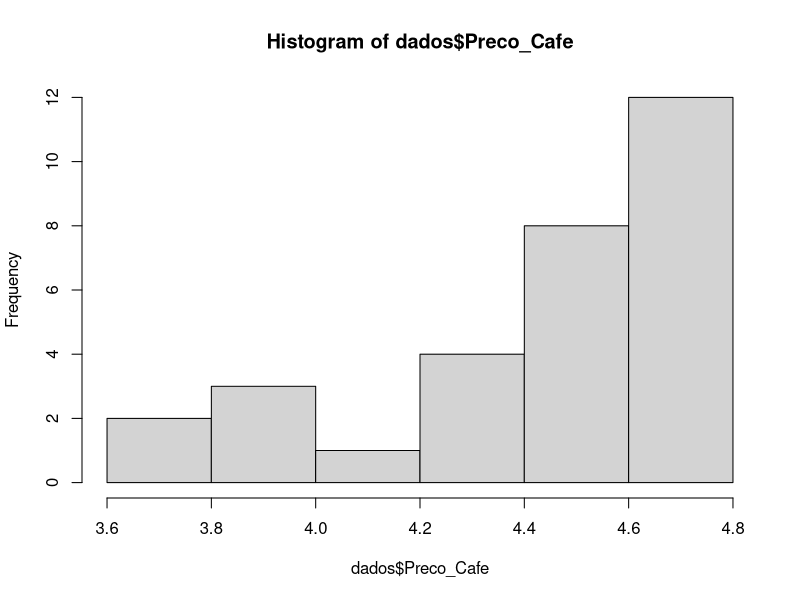
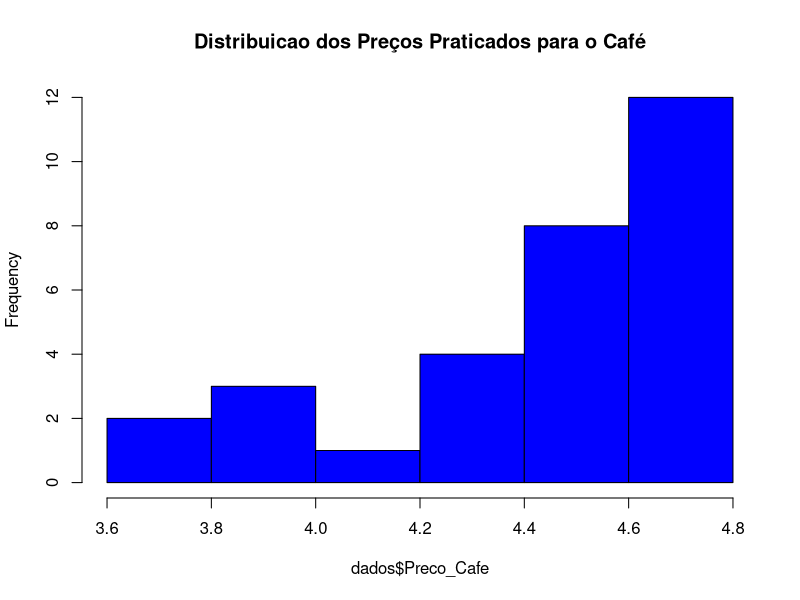

These charts were generated, in order, by the following R code: (Note: this script raises an error after producing the figures.)
####### Análise exploratória de dados #######
## AED - Capitulo 01 - Prof. Máiron Chaves ###

rm(list=ls(all=TRUE)) #Remove objetos da memória do R

#Cria o data frame contendo o historico de vendas do cafe
dados <- data.frame(Vendas_Cafe = c(18, 20, 23, 23, 23, 23, 24, 25, 26, 26, 26, 
                                    26, 27, 28, 28, 29, 29, 30, 30, 31, 31, 33, 
                                    34, 35, 38, 39, 41, 44, 44, 46),
                    Preco_Cafe = c(4.77, 4.67, 4.75, 4.74, 4.63, 4.56, 4.59, 4.75,
                                   4.75, 4.49,4.41, 4.32, 4.68, 4.66, 4.42, 4.71, 
                                   4.66, 4.46, 4.36, 4.47, 4.43,4.4, 4.61, 4.09, 
                                   3.73, 3.89, 4.35, 3.84, 3.81, 3.79),
                    Promocao = c("Nao", "Nao", "Nao", "Nao", "Nao", "Nao", "Nao", "Nao", "Sim",
                                 "Nao", "Sim", "Nao", "Nao", "Sim", "Sim", "Nao", "Sim", "Sim",
                                 "Sim", "Nao", "Nao", "Sim", "Sim", "Sim", "Nao", "Sim", "Sim",
                                 "Sim", "Sim", "Sim"),
                    Preco_Leite = c(4.74, 4.81, 4.36, 4.29, 4.17, 4.66, 4.73, 4.11, 4.21, 4.25,
                                    4.62, 4.53, 4.44, 4.19, 4.37, 4.29, 4.57, 4.21, 4.77, 4, 4.31,
                                    4.34, 4.05, 4.73, 4.07, 4.75, 4, 4.15, 4.34, 4.15))

#visualiza a media (mean) e outras estatisticas descritivas das variaveis

summary(dados)
#Selecionando estatistica de apenas uma variável
summary(dados$Preco_Cafe)
summary(dados$Preco_Leite)

#Visualiza desvio padrao (standard deviation) das variaveis
sd(dados$Vendas_Cafe)
sd(dados$Preco_Cafe)
sd(dados$Preco_Leite)

#Visualiza atraves de um histograma a distribuicao da variavel Preco_Cafe
hist(dados$Preco_Cafe)
# Customizando o histograma
hist(dados$Preco_Cafe,
     col = 'blue',
     main = 'Distribuicao dos Preços Praticados para o Café')
#Visualiza o histograma das tres variaveis numericas na mesma pagina
par(mfrow=c(2,2)) #Configura layout para posicionar os graficos em duas linhas e duas
colunas
hist(dados$Vendas_Cafe,
     col = 'blue',
     main = 'Distribuicao das Vendas do Café')
hist(dados$Preco_Cafe,
     col = 'blue',
     main = 'Distribuicao dos Preços do Café')
hist(dados$Preco_Leite,
     col = 'blue',
     main = 'Distribuicao dos Preços do Leite')

dev.off() #limpa os graficos e volta o layout para configuracao normal
#Visualiza relacao entre as vendas do café o preço do café
plot(y = dados$Vendas_Cafe,
     x = dados$Preco_Cafe)
#Customiza o grafico
plot(y = dados$Vendas_Cafe,
     x = dados$Preco_Cafe,
     pch = 16,
     col = 'blue',
     xlab = 'Preço',
     ylab = 'Quantidade Vendidade',
     main = 'Relação entre o Preço e as Vendas do Café')
grid() #este comando adiciona linhas de grade ao grafico
#Colore os pontos em que havia promoção naquele dia
plot(y = dados$Vendas_Cafe,
     x = dados$Preco_Cafe,
     col = factor(dados$Promocao),
     pch = 16,
     xlab = 'Preço',
     ylab = 'Quantidade Vendidade',
     main = 'Relação entre o Preço e as Vendas do Café')
#adiciona legenda
legend(x=4.4,y=45,
       c("Promoção","Sem_Promoção"),
       col=c("red","black"),
       pch=c(16,16))
grid()
#Cria uma nova variavel informando se naquele dia vendeu acima ou abaixo da media historica
media <- mean(dados$Vendas_Cafe) #armazena a media em uma variavel
variavel <- ifelse(dados$Vendas_Cafe > media,
                   'Acima_da_media',
                   'Abaixo_da_media')
variavel <- factor(variavel) #converte nova variavel para factor
plot(variavel) #grafico com a qtde abaixo e acima da media
table(variavel) #visualiza a qtde abaixo e acima da media
#Gera boxplot das vendas
boxplot(dados$Vendas_Cafe)
#Gera boxplot do preco
boxplot(dados$Preco_Cafe)
#Gera boxplot comparativo das vendas quando houve promocao e de quando nao houve
boxplot(dados$Vendas_Cafe~dados$Promocao)
#Customizando o boxplot
boxplot(dados$Vendas_Cafe~dados$Promocao,
        col = 'gray',
        pch = 16,
        xlab = 'Promoção',
        ylab = 'Vendas',
        main = 'Vendas com promoção vs Vendas sem promoção')